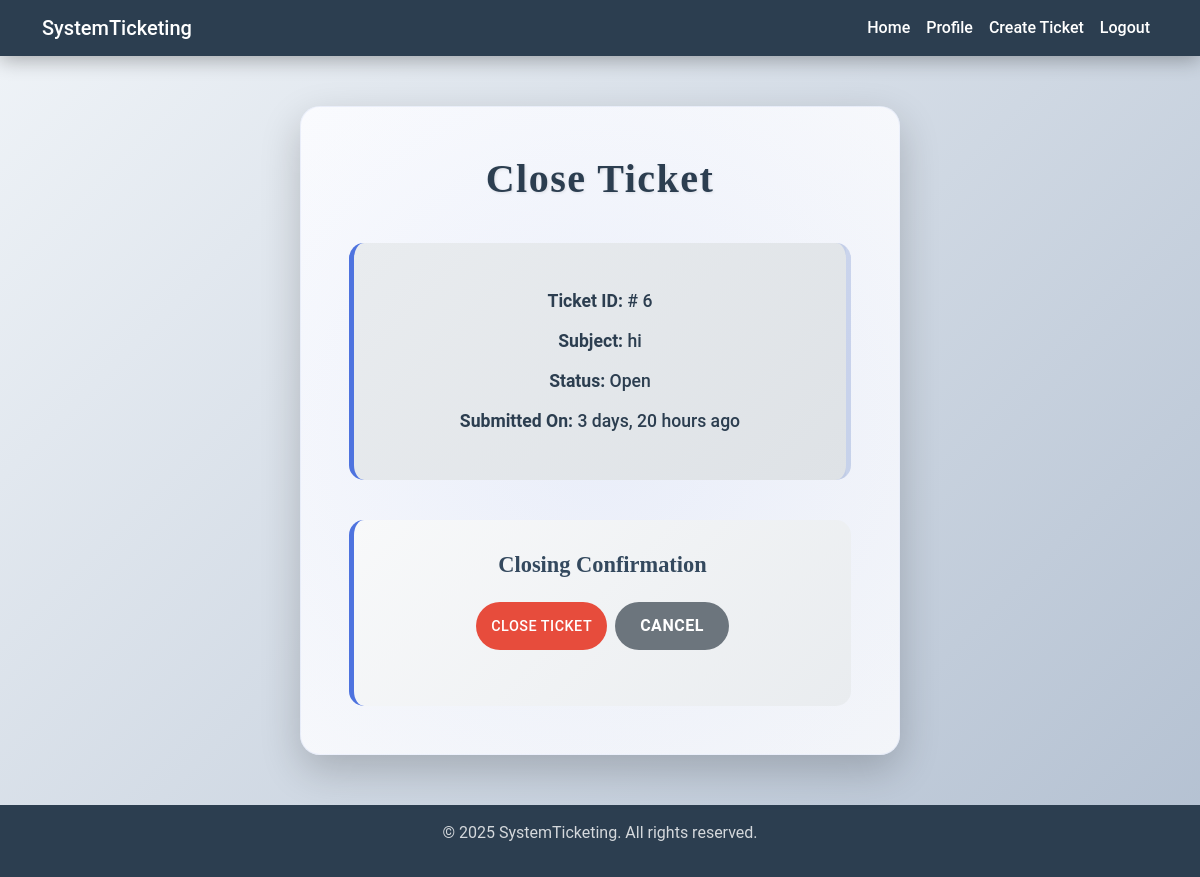
The app's page /ticket/close/6/ (signed in) with its own data.
### ticket/models.py (models this page shows, shortened)
class TimeStampedModel(models.Model):
    created_at = models.DateTimeField(auto_now_add=True)
    updated_at = models.DateTimeField(auto_now=True)
    class Meta:
        abstract = True

class Ticket(TimeStampedModel):
    subject = models.CharField(max_length=200)
    description = models.TextField()
    user = models.ForeignKey(User, on_delete=models.CASCADE, related_name='user_ticket')
    file = models.FileField(upload_to='tickets/%Y/%m/%d', null=True, blank=True)
    status = models.CharField(max_length=50, choices=STARTS_CHOICES, default='Open')

### ticket/views.py (the view, shortened to what this page needs)
# urls.py: path('close/<ticket_id>/', views.TicketCloseView.as_view(), name='ticket-close'),
class TicketCloseView(LoginRequiredMixin, View):
    template_name = 'ticket/close-ticket.html'
    def setup(self, request, *args, **kwargs):
        self.user_ticket = get_object_or_404(Ticket, id=kwargs['ticket_id'])
        super().setup(request, *args, **kwargs)
    def dispatch(self, request, *args, **kwargs):
        if not (request.user == self.user_ticket.user or request.user.is_staff):
            messages.error(request, 'You can not close others ticket!!!', 'danger')
            return redirect('home:home')
        return super().dispatch(request, *args, **kwargs)
    def get(self, request, *args, **kwargs):
        ticket = self.user_ticket
        return render(request, self.template_name, {'ticket': ticket})

### ticket/templates/ticket/close-ticket.html (shortened to what this page needs)
{% extends 'main.html' %}
{% block main %}
    <div class="content">
        <div class="close-ticket-card">
            <h2>Close Ticket</h2>
            <div class="ticket-info">
                <p><strong>Ticket ID:</strong> # {{ ticket.id }}</p>
                <p><strong>Subject:</strong> {{ ticket.subject }}</p>
                <p><strong>Status:</strong> {{ ticket.status }}</p>
                <p><strong>Submitted On:</strong> {{ ticket.created_at|timesince }} ago</p>
            </div>
            <div class="close-form">
                <h4>Closing Confirmation</h4>
                <form action="{% url 'ticket:ticket-close' ticket.id %}" method="POST">
                    <div class="form-group mb-4">
                        <div class="button-group">
                            <input type="submit" class="btn btn-danger" value="Close Ticket">
                            <a href="{% url 'ticket:ticket-detail' ticket.id %}"
                               class="btn btn-secondary">Cancel</a>
                        </div>
                    </div>
                </form>
            </div>
        </div>
    </div>
{% endblock %}

### static/css/main.css (style rules this page uses)
.btn-danger,.btn-primary,.btn-secondary { text-transform:uppercase;letter-spacing:.5px }
.close-form h4,.response-form h4,.summary-card h4,.ticket-section h4 { font-family:'Playfair Display',serif }
.button-group,.content,body { display:flex }
html { height:100% }
body { flex-direction:column;background-attachment:fixed }
.content { justify-content:center;align-items:center;justify-content:center;min-height:calc(100vh - 56px) }
:root { --primary-color:#4e73df;--secondary-color:#1cc88a;--dark-color:#2c3e50;--primary-color:#4e73df;--secondary-color:#1cc88a;--dark-color:#2c3e50;--light-bg:#f8f9fa;--primary-color:#4e73df;--secondary-color:#1cc88a;--dark-color:#2c3e50;--danger-color:#e74c3c;--primary-color:#4e73df;--secondary-color:#1cc88a;--dark-color:#2c3e50;--danger-color:#e74c3c;--accent-gradient:linear-gradient(90deg, #6c757d, #343a40) }
.button-group { justify-content:center }
body { flex-direction:column }
.content { flex:1;justify-content:center;align-items:flex-start }
.admin-dashboard-card,.close-ticket-card,.ticket-detail-card { box-shadow:0 15px 40px rgba(0,0,0,.2);position:relative }
.ticket-info { border-left:4px solid var(--primary-color) }
.btn-danger { background:var(--danger-color) }
.admin-dashboard-card::before,.close-ticket-card::before,.open-tickets-card::before,.ticket-detail-card::before { content:'';position:absolute;top:-50%;left:-50%;width:200%;height:200%;background:radial-gradient(circle,rgba(78,115,223,.1) 0,transparent 70%);z-index:0;animation:15s linear infinite rotate }
.admin-dashboard-card>*,.close-ticket-card>*,.open-tickets-card>*,.ticket-detail-card>*,.ticket-section>* { position:relative;z-index:1 }
.admin-dashboard-card h2,.close-ticket-card h2,.open-tickets-card h2,.ticket-detail-card h2 { color:var(--dark-color);margin-bottom:2.5rem;text-align:center;font-family:'Playfair Display',serif;font-size:2.5rem;font-weight:700;text-shadow:1px 1px 3px rgba(0,0,0,.1);letter-spacing:1.5px }
.close-form,.response-form { margin-top:2.5rem;padding:2rem;background:linear-gradient(135deg,#f8f9fa 0,#e9ecef 100%);border-radius:15px;border-left:5px solid var(--primary-color) }
.close-form h4,.response-form h4 { color:#34495e;margin-bottom:1.5rem;font-size:1.4rem;font-weight:600;text-align:center }
.close-ticket-card { background:linear-gradient(135deg,#fff 0,#f8f9fa 100%);padding:3rem;border-radius:20px;width:100%;max-width:600px;transition:transform .4s,box-shadow .4s;border:1px solid rgba(78,115,223,.1);overflow:hidden }
.ticket-info { background:linear-gradient(135deg,#e9ecef 0,#dee2e6 100%);padding:2rem;border-radius:15px;margin-bottom:2.5rem;border-left:5px solid var(--primary-color);border-right:5px solid rgba(78,115,223,.2);text-align:center }
.ticket-info p { color:#2c3e50;font-size:1.1rem;margin:.75rem 0;font-weight:500;line-height:1.6 }
.btn-secondary { background:#6c757d;border:none;border-radius:25px;padding:12px 25px;transition:.4s;font-weight:600;font-size:1rem }
.button-group { gap:1rem;justify-content:center;gap:1.5rem;justify-content:center;margin-top:1.5rem;gap:.5rem }
body { background:linear-gradient(135deg,#f0f4f8 0,#b3c0d1 100%);min-height:100vh;margin:0;font-family:Roboto,sans-serif;flex-direction:column;overflow-x:hidden }
.content { flex:1;justify-content:center;align-items:flex-start;padding:50px 20px;position:relative;z-index:1 }
.btn-danger,.btn-primary { padding:8px 15px;transition:.4s;font-weight:500;font-size:.9rem }
.btn-danger { background:var(--danger-color);border:none;border-radius:25px }

### records on screen
Ticket: id "6", subject "hi", status "Open", created_at "3 days, 20 hours"
